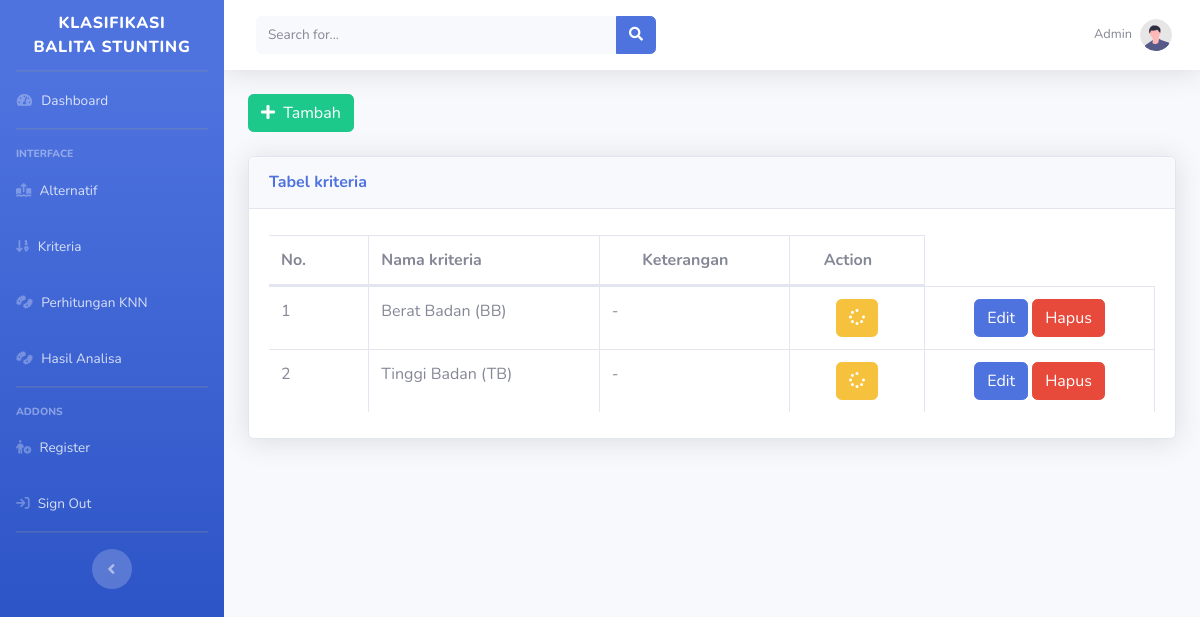
Page /admin/kriteria.php (signed in) on the earlier database version.
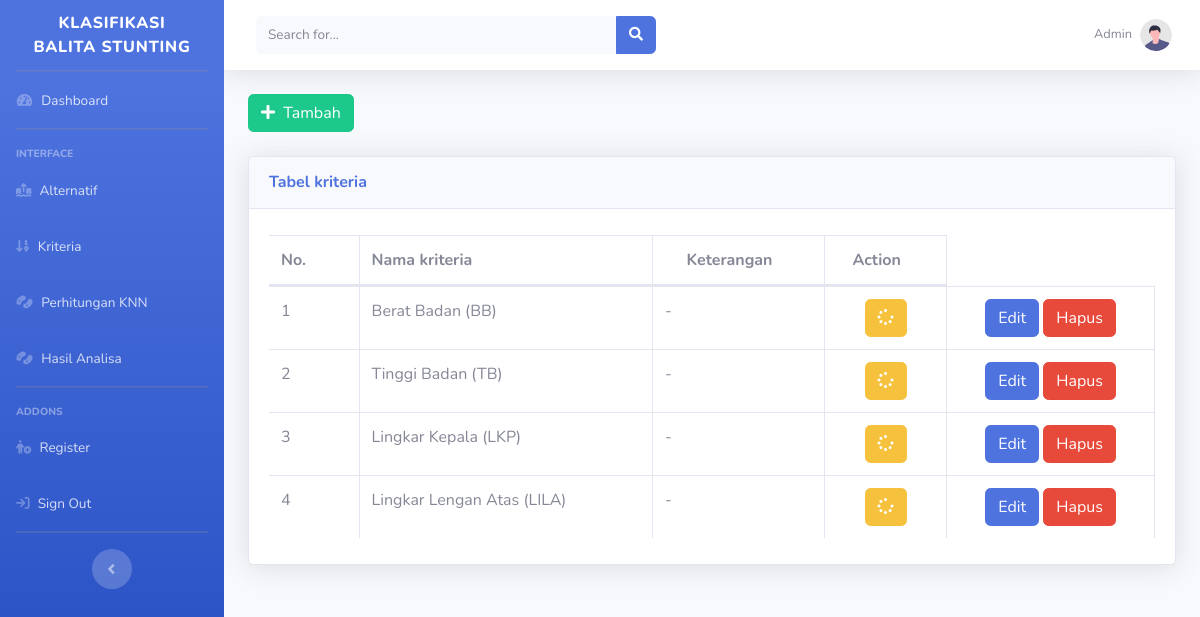
Same page on the later database version.
### tables this page shows
CREATE TABLE `tb_kriteria` (
  `id_kriteria` varchar(11) NOT NULL,
  `nama_kriteria` varchar(50) NOT NULL,
  `keterangan_kriteria` varchar(255) NOT NULL
);

### admin/kriteria.php (the view)
<?php
include 'header.php';
?>
<div>
    <a class="btn btn-success" href="kriteriaaksi.php?aksi=tambah" role="button"><i class="fa fa-plus"
            aria-hidden="true"></i>&nbsp
        Tambah</a>
</div>
<br>
<div class='card shadow mb-2'>
    <div class='card-header py-3'>
        <h6 class='m-0 font-weight-bold text-primary'>Tabel kriteria</h6>
    </div>
    <div class='card-body'>
        <div class='table-responsive'>
            <table class='table table-bordered' id='dataTable' width='100%' cellspacing='0'>
                <thead>
                    <tr>
                        <th>No.</th>
                        <th>Nama kriteria</th>
                        <th class="text-center">Keterangan</th>
                        <th class="text-center">Action</th>
                    </tr>
                </thead>
                <tbody>
                    <?php
$data = mysqli_query($db, "SELECT * FROM tb_kriteria ORDER BY id_kriteria asc");
$no = 1;
while ($a = mysqli_fetch_array($data)) {
    ?>
                    <tr>
                        <td><?=$no++;?></td>
                        <td><?=$a['nama_kriteria'];?></td>
                        <td><?=$a['keterangan_kriteria'];?></td>
                        <td class="text-center">
                            <a href="subkriteria.php?id_kriteria=<?=$a['id_kriteria'];?>" class="btn btn-warning"><i
                                    class="fas fa-spinner fa-spin"></i></a>
                        </td>
                        <td class="text-center">
                            <a href="kriteriaaksi.php?id_kriteria=<?=$a['id_kriteria'];?>&aksi=ubah"
                                class="btn btn-primary">Edit</a>
                            <a href="kriteriaproses.php?id_kriteria=<?=$a['id_kriteria'];?>&proses=proseshapus"
                                class="btn btn-danger">Hapus</a>
                        </td>
                    </tr>
                    <?php
}
?>
                </tbody>
            </table>
        </div>
    </div>
</div>
</div>
<?php
include 'footer.php';
?>

Differences in the rows shown:
added tb_kriteria: nama_kriteria "Lingkar Kepala (LKP)", keterangan_kriteria "-"
added tb_kriteria: nama_kriteria "Lingkar Lengan Atas (LILA)", keterangan_kriteria "-"
